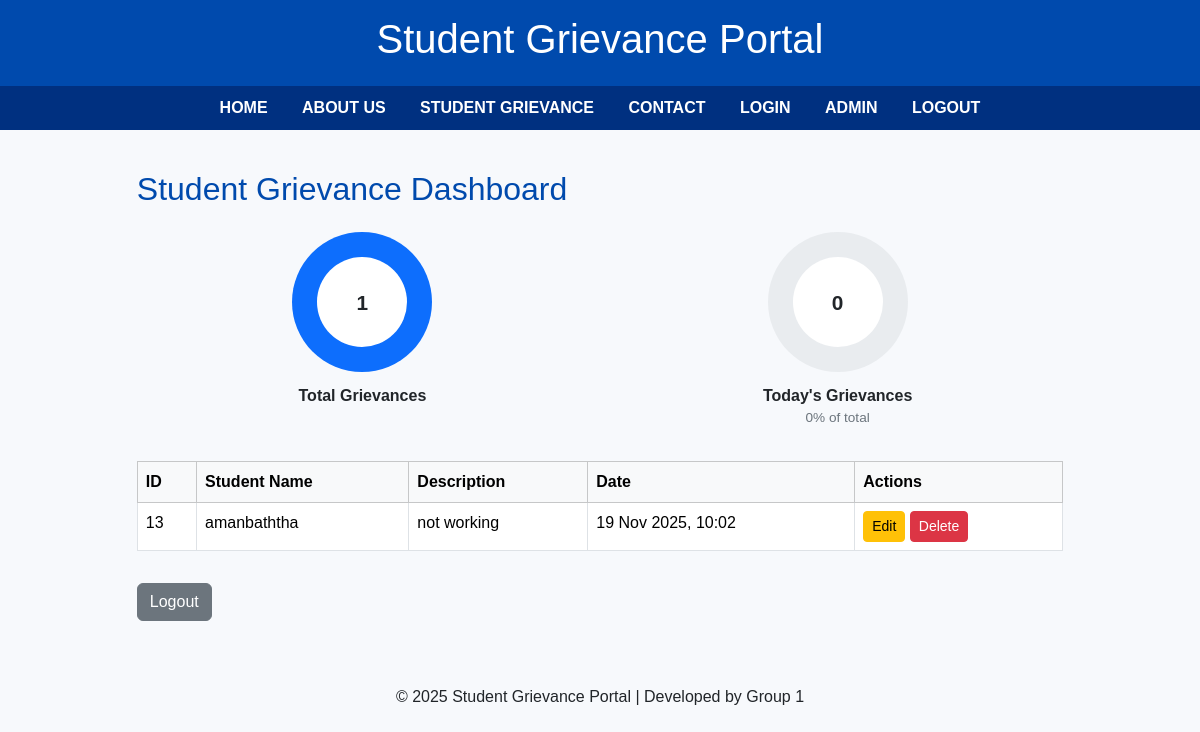
Page /admin-grievances/ (signed in) on the earlier database version.
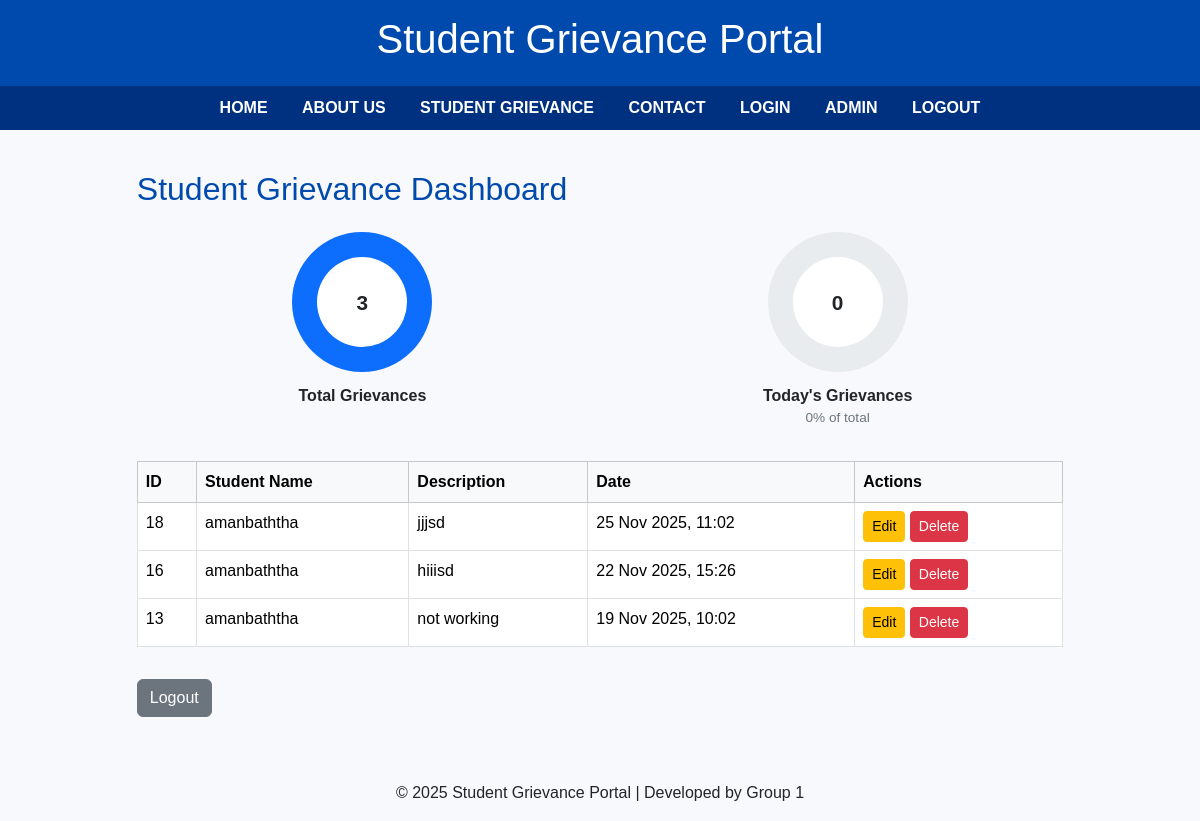
Same page on the later database version.
### gravienceapp/models.py (models this page shows, shortened)
class Grievance(models.Model):
    student = models.ForeignKey(User, on_delete=models.CASCADE, null=True, blank=True)
    student_name = models.CharField(max_length=100)
    email = models.EmailField()
    subject = models.CharField(max_length=200)
    description = models.TextField()
    created_at = models.DateTimeField(auto_now_add=True)

### gravienceapp/views.py (the view)
# urls.py: path('admin-grievances/', views.admin_grievances, name='admin_grievances'),
@login_required
@user_passes_test(is_admin, login_url='admin_login')
def admin_grievances(request):
    grievances = Grievance.objects.all().order_by('-created_at')
    total_grievances = grievances.count()
    today_grievances = grievances.filter(created_at__date=date.today()).count()
    context = {
        'grievances': grievances,
        'total_grievances': total_grievances,
        'today_grievances': today_grievances,
    }
    return render(request, 'admin_grievances.html', context)

### gravienceapp/views.py (called while the page is built)
def is_admin(user):
    return user.is_authenticated and user.is_staff

### gravienceapp/Templates/admin_grievances.html (shortened to what this page needs)
{% extends 'base.html' %}
{% block content %}
<div class="container mt-4">
    <h2 class="mb-4">Student Grievance Dashboard</h2>
    <div class="analytics-wrapper">
        <div class="analytics-item">
            <div class="progress-circle" style="--value: 100%; --progress-color: #0d6efd;">
                <div class="progress-circle-inner">
                    {{ total_grievances }}
                </div>
            </div>
            <p class="circle-label">Total Grievances</p>
        </div>
        <div class="analytics-item">
            <div class="progress-circle"
                 style="--value: {{ today_percentage|default:'0' }}%; --progress-color: #198754;">
                <div class="progress-circle-inner">
                    {{ today_grievances }}
                </div>
            </div>
            <p class="circle-label">Today's Grievances</p>
            <p class="circle-subtext">
                {{ today_percentage|default:"0" }}% of total
            </p>
        </div>
    </div>
    <div class="table-responsive">
        <table class="table table-bordered table-hover">
            <thead class="table-light">
                <tr>
                    <th>ID</th>
                    <th>Student Name</th>
                    <th>Description</th>
                    <th>Date</th>
                    <th>Actions</th>
                </tr>
            </thead>
            <tbody>
                {% for g in grievances %}
                <tr>
                    <td>{{ g.id }}</td>
                    <td>{{ g.student_name }}</td>
                    <td>{{ g.description|truncatewords:10 }}</td>
                    <td>{{ g.created_at|date:"d M Y, H:i" }}</td>
                    <td>
                        <a href="{% url 'edit_grievance' g.id %}" class="btn btn-sm btn-warning">Edit</a>
                        <a href="{% url 'delete_grievance' g.id %}" class="btn btn-sm btn-danger"
                           onclick="return confirm('Delete this grievance?')">Delete</a>
                    </td>
                </tr>
                {% empty %}
                <tr><td colspan="7" class="text-center">No grievances submitted yet.</td></tr>
                {% endfor %}
            </tbody>
        </table>
    </div>
    <a href="{% url 'admin_logout' %}" class="btn btn-secondary mt-3">Logout</a>
</div>
{% endblock %}

### gravienceapp/Templates/base.html (shortened to what this page needs)
<!DOCTYPE html>
<html lang="en">
<head>
    {% load static %}
    <link href="https://cdn.jsdelivr.net/npm/bootstrap@5.3.3/dist/css/bootstrap.min.css" rel="stylesheet">
</head>
<body>
    <header>
        <h1>Student Grievance Portal</h1>
    </header>
    <nav>
        <a href="{% url 'viewdata' %}">HOME</a>
        <a href="{% url 'about' %}">ABOUT US</a>
        <a href="{% url 'student_grievance' %}">STUDENT GRIEVANCE</a>
        <a href="{% url 'contact' %}">CONTACT</a>
        <a href="{% url 'login' %}">LOGIN</a>
        <a href="{% url 'admin_login' %}">ADMIN</a>
    {% if user.is_authenticated %}
        <a href="{% url 'logout' %}">LOGOUT</a>
    {% endif %}
    </nav>
    <div class="container">
        {% block content %}
        {% endblock %}
    </div>
    <br>
    <footer>
        <center><p>© 2025 Student Grievance Portal | Developed by Group 1</p></center>
    </footer>
</body>
</html>

### gravienceapp/Templates/base.html (style rules this page uses)
body { font-family: Arial, sans-serif; margin: 0; background-color: #f7f9fc; }
header { background-color: #004aad; color: white; padding: 15px 0; text-align: center; }
nav { background-color: #003080; padding: 10px 0; text-align: center; }
nav a { color: white; text-decoration: none; margin: 0 15px; font-weight: bold; font-size: 16px; }
.container { width: 90%; margin: 40px auto; }
h2 { color: #004aad; margin-bottom: 20px; }

### gravienceapp/Templates/admin_grievances.html (style rules this page uses)
.analytics-wrapper { display: flex; flex-wrap: wrap; gap: 1.5rem; margin-bottom: 2rem; }
.analytics-item { flex: 1 1 220px; text-align: center; }
.progress-circle { --value: 0%; --progress-color: #0d6efd; width: 140px; height: 140px; margin: 0 auto 0.75rem; border-radius: 50%; background: conic-gradient(var(--progress-color) var(--value), #e9ecef 0); display: flex; align-items: center; justify-content: center; }
.progress-circle-inner { width: 90px; height: 90px; border-radius: 50%; background: #ffffff; display: flex; align-items: center; justify-content: center; font-weight: 600; font-size: 1.3rem; }
.circle-label { margin: 0; font-weight: 600; }
.circle-subtext { margin: 0; font-size: 0.85rem; color: #6c757d; }

Differences in the rows shown:
added Grievance: id "18", student_name "amanbaththa", description "jjjsd", created_at "25 Nov 2025, 11:02"
added Grievance: id "16", student_name "amanbaththa", description "hiiisd", created_at "22 Nov 2025, 15:26"
Other differences:
{{ total_grievances }}: "1" → "3"
